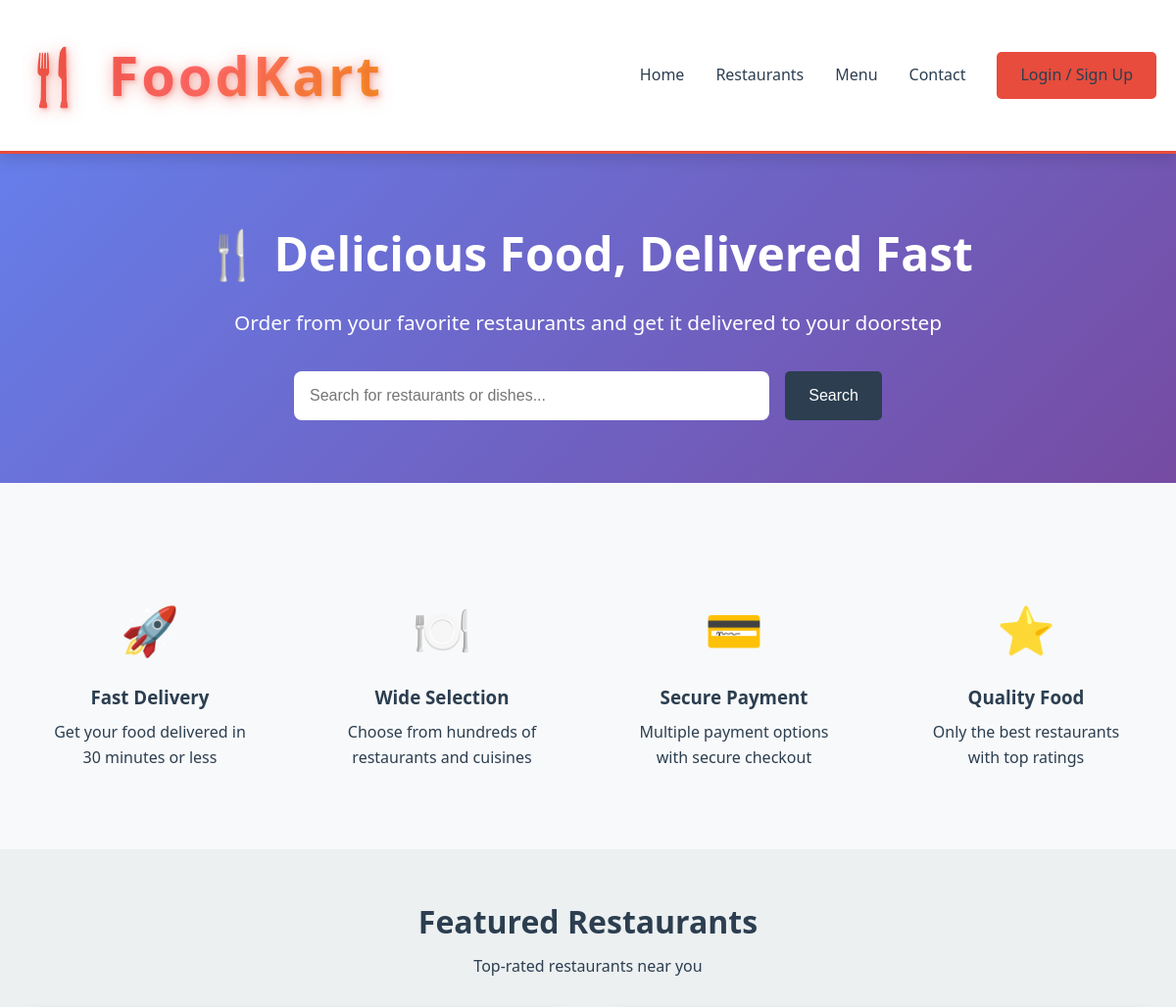
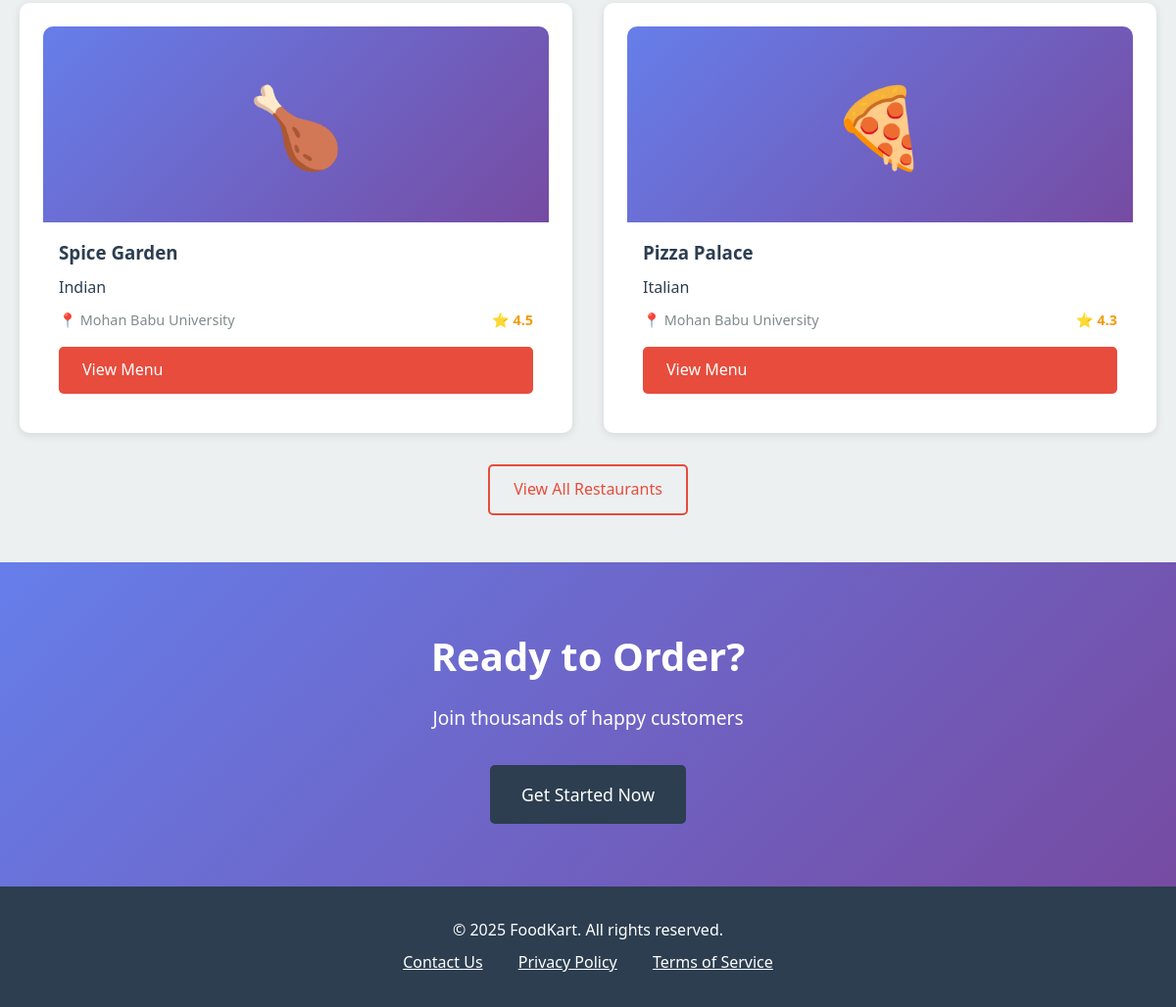
The page / on the database its author committed (2 pictures, top to bottom).
### tables this page shows
CREATE TABLE restaurants (
    id INT AUTO_INCREMENT PRIMARY KEY,
    name VARCHAR(150) NOT NULL,
    owner_id INT NOT NULL,
    cuisine VARCHAR(100),
    location VARCHAR(255),
    phone VARCHAR(15),
    image VARCHAR(255),
    description TEXT,
    rating DECIMAL(2,1) DEFAULT 0.0,
    is_open BOOLEAN DEFAULT TRUE,
    status ENUM('pending', 'approved', 'rejected') DEFAULT 'pending',
    created_at TIMESTAMP DEFAULT CURRENT_TIMESTAMP,
    FOREIGN KEY (owner_id) REFERENCES users(id) ON DELETE CASCADE
);

### php/config.php (called while the page is built, shortened)
<?php
function isLoggedIn() {
    return isset($_SESSION['user_id']) && isset($_SESSION['role']);
}
?>

### index.php (the view, shortened to what this page needs)
<?php
require_once 'php/config.php';
$conn = getDBConnection();
$user_name = '';
$featured_query = "SELECT r.*, u.name as owner_name
                   FROM restaurants r
                   JOIN users u ON r.owner_id = u.id
                   WHERE r.status = 'approved'
                   ORDER BY r.rating DESC
                   LIMIT 6";
$featured_restaurants = $conn->query($featured_query);
?>
<!DOCTYPE html>
<html lang="en">
<head>
    <link rel="stylesheet" href="styles/main.css">
</head>
<body>
    <nav class="navbar">
        <div class="container">
            <a href="index.php" class="logo">🍴 FoodKart</a>
            <ul class="nav-links">
                <li><a href="index.php">Home</a></li>
                <li><a href="pages/restaurants.php">Restaurants</a></li>
                <li><a href="pages/menu.php">Menu</a></li>
                <li><a href="pages/contact.php">Contact</a></li>
                <?php if (isLoggedIn()): ?>
                    <?php if (hasRole('customer')): ?>
                        <li><a href="pages/cart.php">🛒 Cart</a></li>
                    <?php endif; ?>
                    <?php if ($user_name): ?>
                        <li><a href="<?php echo getDashboardUrl(); ?>">👤 <?php echo htmlspecialchars(explode(' ', $user_name)[0]); ?></a></li>
                    <?php else: ?>
                        <li><a href="<?php echo getDashboardUrl(); ?>">Dashboard</a></li>
                    <?php endif; ?>
                    <li><a href="php/auth.php?logout=1" class="btn btn-outline">Logout</a></li>
                <?php else: ?>
                    <li><a href="login_signup.php" class="btn btn-primary">Login / Sign Up</a></li>
                <?php endif; ?>
            </ul>
        </div>
    </nav>
    <section class="hero">
        <div class="container">
            <?php if (isLoggedIn() && $user_name): ?>
                <h1>👋 Welcome back, <?php echo htmlspecialchars($user_name); ?>!</h1>
                <p>What would you like to eat today?</p>
            <?php else: ?>
                <h1>🍴 Delicious Food, Delivered Fast</h1>
                <p>Order from your favorite restaurants and get it delivered to your doorstep</p>
            <?php endif; ?>
            <div class="search-bar">
                <input type="text" placeholder="Search for restaurants or dishes..." id="searchInput">
                <button class="btn btn-secondary" onclick="searchFood()">Search</button>
            </div>
        </div>
    </section>
    <section class="features section">
        <div class="container">
            <div class="feature-grid">
                <div class="feature-item">
                    <div class="feature-icon">🚀</div>
                    <h3>Fast Delivery</h3>
                    <p>Get your food delivered in 30 minutes or less</p>
                </div>
                <div class="feature-item">
                    <div class="feature-icon">🍽️</div>
                    <h3>Wide Selection</h3>
                    <p>Choose from hundreds of restaurants and cuisines</p>
                </div>
                <div class="feature-item">
                    <div class="feature-icon">💳</div>
                    <h3>Secure Payment</h3>
                    <p>Multiple payment options with secure checkout</p>
                </div>
                <div class="feature-item">
                    <div class="feature-icon">⭐</div>
                    <h3>Quality Food</h3>
                    <p>Only the best restaurants with top ratings</p>
                </div>
            </div>
        </div>
    </section>
    <section class="section">
        <div class="container">
            <div class="section-header">
                <h2>Featured Restaurants</h2>
                <p>Top-rated restaurants near you</p>
            </div>
            <div class="grid grid-3">
                <?php if ($featured_restaurants->num_rows > 0): ?>
                    <?php while ($restaurant = $featured_restaurants->fetch_assoc()):
                        $rest_image_path = !empty($restaurant['image']) ? 'assets/images/' . $restaurant['image'] : '';
                        $has_valid_rest_image = $rest_image_path && file_exists($rest_image_path) && filesize($rest_image_path) > 0;
                        $rest_emoji = '🍴';
                        if (stripos($restaurant['name'], 'pizza') !== false || stripos($restaurant['cuisine'], 'italian') !== false) {
                            $rest_emoji = '🍕';
                        } elseif (stripos($restaurant['name'], 'spice') !== false || stripos($restaurant['cuisine'], 'indian') !== false) {
                            $rest_emoji = '🍗';
                        }
                    ?>
                        <div class="card restaurant-card">
                            <?php if ($has_valid_rest_image): ?>
                                <img src="<?php echo $rest_image_path; ?>"
                                     alt="<?php echo htmlspecialchars($restaurant['name']); ?>"
                                     onerror="this.style.display='none'; this.nextElementSibling.style.display='flex';">
                                <div class="restaurant-image-placeholder" style="display: none;"><?php echo $rest_emoji; ?></div>
                            <?php else: ?>
                                <div class="restaurant-image-placeholder"><?php echo $rest_emoji; ?></div>
                            <?php endif; ?>
                            <div class="restaurant-info">
                                <h3><?php echo htmlspecialchars($restaurant['name']); ?></h3>
                                <p><?php echo htmlspecialchars($restaurant['cuisine']); ?></p>
                                <div class="restaurant-meta">
                                    <span>📍 <?php echo htmlspecialchars($restaurant['location']); ?></span>
                                    <span class="rating">⭐ <?php echo number_format($restaurant['rating'], 1); ?></span>
                                </div>
                                <a href="pages/restaurant_detail.php?id=<?php echo $restaurant['id']; ?>"
                                   class="btn btn-primary mt-2" style="width: 100%;">View Menu</a>
                            </div>
                        </div>
                    <?php endwhile; ?>
                <?php else: ?>
                    <p>No restaurants available at the moment.</p>
                <?php endif; ?>
            </div>
            <div class="text-center mt-4">
                <a href="pages/restaurants.php" class="btn btn-outline">View All Restaurants</a>
            </div>
        </div>
    </section>
    <section class="cta-section">
        <div class="container">
            <?php if (isLoggedIn() && $user_name): ?>
                <h2>Hey <?php echo htmlspecialchars(explode(' ', $user_name)[0]); ?>, Your Stomach Called!</h2>
                <p style="font-size: 1.2rem; margin-bottom: 2rem;">It said it's time to order something delicious... We won't tell anyone you're drooling! 😋</p>
                <a href="pages/menu.php" class="btn btn-secondary" style="font-size: 1.1rem; padding: 1rem 2rem;">Browse Menu</a>
            <?php else: ?>
                <h2>Ready to Order?</h2>
                <p style="font-size: 1.2rem; margin-bottom: 2rem;">Join thousands of happy customers</p>
                <a href="login_signup.php" class="btn btn-secondary" style="font-size: 1.1rem; padding: 1rem 2rem;">Get Started Now</a>
            <?php endif; ?>
        </div>
    </section>
    <footer style="background-color: var(--secondary-color); color: white; padding: 2rem 0; text-align: center;">
        <div class="container">
            <p>&copy; 2025 FoodKart. All rights reserved.</p>
            <p style="margin-top: 0.5rem;">
                <a href="pages/contact.php" style="color: white; margin: 0 1rem;">Contact Us</a>
                <a href="pages/privacy_policy.php" style="color: white; margin: 0 1rem;">Privacy Policy</a>
                <a href="pages/terms_of_service.php" style="color: white; margin: 0 1rem;">Terms of Service</a>
            </p>
        </div>
    </footer>
</body>
</html>

### styles/main.css (style rules this page uses)
* { margin: 0; padding: 0; box-sizing: border-box; }
:root { --primary-color: #e74c3c; --secondary-color: #2c3e50; --success-color: #27ae60; --warning-color: #f39c12; --danger-color: #e74c3c; --light-bg: #ecf0f1; --dark-text: #2c3e50; --light-text: #7f8c8d; --white: #ffffff; --shadow: 0 2px 10px rgba(0,0,0,0.1); --shadow-hover: 0 4px 20px rgba(0,0,0,0.15); }
body { font-family: 'Segoe UI', Tahoma, Geneva, Verdana, sans-serif; background-color: var(--light-bg); color: var(--dark-text); line-height: 1.6; }
.navbar { background-color: var(--white); box-shadow: 0 4px 15px rgba(0,0,0,0.15); padding: 2rem 0; position: sticky; top: 0; z-index: 1000; border-bottom: 3px solid #e74c3c; }
.navbar .container { max-width: 1200px; margin: 0 auto; padding: 0 20px; display: flex; justify-content: space-between; align-items: center; }
.navbar .logo { font-size: 3.5rem !important; font-weight: 900; background: linear-gradient(135deg, #e74c3c 0%, #ff6b6b 50%, #f39c12 100%); -webkit-background-clip: text; -webkit-text-fill-color: transparent; background-clip: text; text-decoration: none; transition: all 0.3s ease; letter-spacing: 3px; text-shadow: 2px 2px 4px rgba(231, 76, 60, 0.3); filter: drop-shadow(0 2px 8px rgba(231, 76, 60, 0.4)); display: inline-block; }
.navbar .nav-links { display: flex; list-style: none; gap: 2rem; align-items: center; }
.navbar .nav-links a { text-decoration: none; color: var(--dark-text); font-weight: 500; transition: color 0.3s; }
.btn { padding: 0.7rem 1.5rem; border: none; border-radius: 5px; cursor: pointer; font-size: 1rem; font-weight: 500; transition: all 0.3s; text-decoration: none; display: inline-block; }
.btn-primary { background-color: var(--primary-color); color: var(--white); }
.btn-secondary { background-color: var(--secondary-color); color: var(--white); }
.btn-outline { background-color: transparent; border: 2px solid var(--primary-color); color: var(--primary-color); }
.container { max-width: 1200px; margin: 0 auto; padding: 0 20px; }
.card { background-color: var(--white); border-radius: 10px; box-shadow: var(--shadow); padding: 1.5rem; transition: all 0.3s; }
.grid { display: grid; gap: 2rem; }
.grid-3 { grid-template-columns: repeat(auto-fit, minmax(280px, 1fr)); }
.text-center { text-align: center; }
.mt-2 { margin-top: 1rem; }
.mt-4 { margin-top: 2rem; }

### index.php (style rules this page uses)
.hero { background: linear-gradient(135deg, #667eea 0%, #764ba2 100%); color: white; padding: 4rem 0; text-align: center; }
.hero h1 { font-size: 3rem; margin-bottom: 1rem; }
.hero p { font-size: 1.3rem; margin-bottom: 2rem; }
.search-bar { max-width: 600px; margin: 0 auto; display: flex; gap: 1rem; }
.search-bar input { flex: 1; padding: 1rem; border: none; border-radius: 8px; font-size: 1rem; }
.section { padding: 3rem 0; }
.section-header { text-align: center; margin-bottom: 2rem; }
.section-header h2 { font-size: 2rem; color: var(--dark-text); margin-bottom: 0.5rem; }
.restaurant-card { position: relative; overflow: hidden; }
.restaurant-image-placeholder { width: 100%; height: 200px; background: linear-gradient(135deg, #667eea 0%, #764ba2 100%); display: flex; align-items: center; justify-content: center; font-size: 5rem; border-radius: 10px 10px 0 0; }
.restaurant-info { padding: 1rem; }
.restaurant-info h3 { margin-bottom: 0.5rem; color: var(--dark-text); }
.restaurant-meta { display: flex; justify-content: space-between; align-items: center; margin-top: 0.5rem; color: var(--light-text); font-size: 0.9rem; }
.rating { display: flex; align-items: center; gap: 0.3rem; color: #f39c12; font-weight: 600; }
.features { background-color: #f8f9fa; }
.feature-grid { display: grid; grid-template-columns: repeat(auto-fit, minmax(250px, 1fr)); gap: 2rem; margin-top: 2rem; }
.feature-item { text-align: center; padding: 2rem; }
.feature-icon { font-size: 3rem; margin-bottom: 1rem; }
.feature-item h3 { margin-bottom: 0.5rem; color: var(--dark-text); }
.cta-section { background: linear-gradient(135deg, #667eea 0%, #764ba2 100%); color: white; padding: 4rem 0; text-align: center; }
.cta-section h2 { font-size: 2.5rem; margin-bottom: 1rem; }

### rows shown on the page
restaurants: rest_emoji "🍗", name "Spice Garden", cuisine "Indian", location "Mohan Babu University", rating "4.5", $restaurant['id'] 1 (drawn)
restaurants: name "🍕", name "Pizza Palace", cuisine "Italian", location "Mohan Babu University", rating "4.3"
